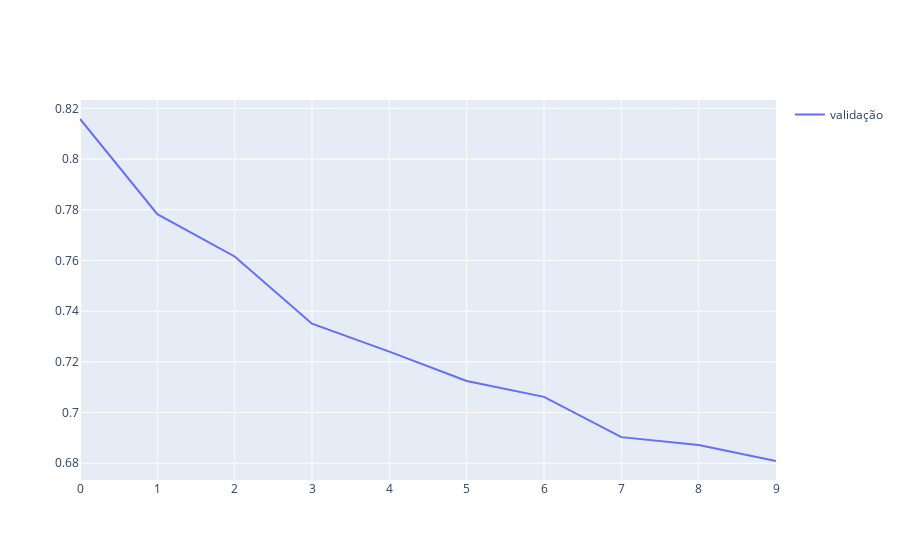

Notebook code cell kept with this figure:
### Code cell
encoder, regress = treinoModelo3(D[3])

### Figure 1 — Plotly figure (JSON) as saved in the notebook; plotly's stock layout.template omitted (floating-point values rounded to 4 significant figures)
{"data": [{"mode": "lines", "name": "validação", "showlegend": true, "type": "scatter", "y": [0.8158, 0.7783, 0.7616, 0.735, 0.724, 0.7124, 0.7062, 0.6903, 0.6872, 0.6809]}], "layout": {}}
